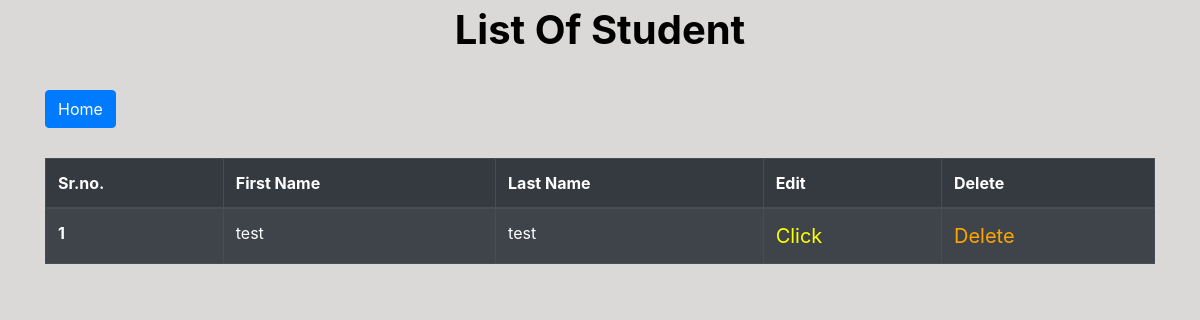
/student_list, run on an earlier commit of the app's database.
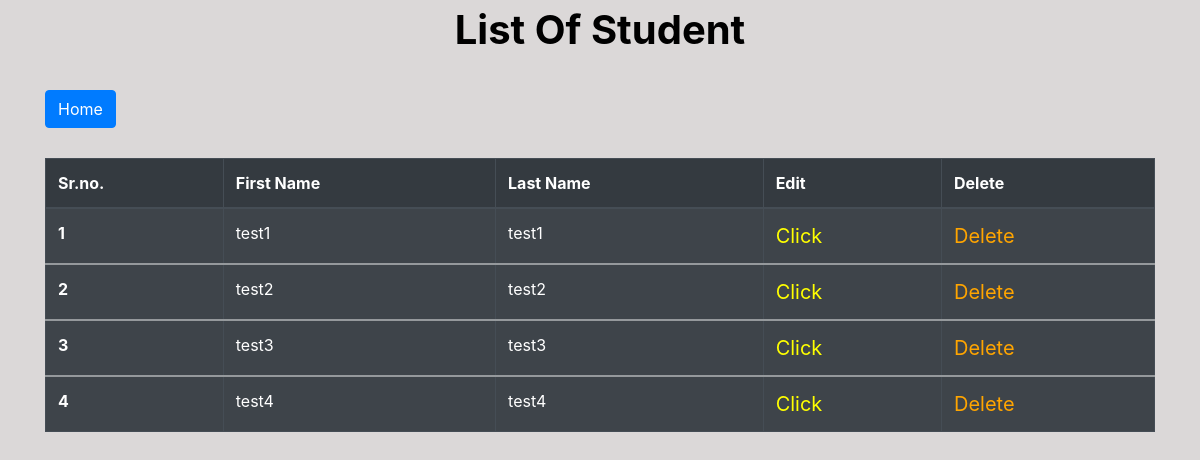
And on a later commit of the database.
### app/models.py (models this page shows, shortened)
class Student(models.Model):
    first_name = models.CharField(max_length=50)
    last_name = models.CharField(max_length=50)

### app/views.py (the view)
# urls.py: path("student_list", views.StudentList.as_view(), name="student_list"),
class StudentList(ListView):
    model = Student
    template_name = "app/student_list.html"
    def get_context_data(self, **kwargs):
        context = super().get_context_data(**kwargs)
        return context

### app/templates/app/student_list.html (shortened to what this page needs)
{% extends 'app/base.html' %}
{% block content %}
<legend align="center" class="text"><b> List Of Student </b></legend>
<section class='text-left container'>
  <button href="" class="btn btn-primary" type="submit">
    <a href="{% url 'home' %}" style="color:white;" > Home</a>
  </button>
</section>
<div class="container">
  {% if object_list %}
  <table class="table table-striped table-bordered table-hover table-dark">
      <thead>
          <tr>
              <th scope="col">Sr.no.</th>
              <th scope="col">First Name</th>
              <th scope="col">Last Name</th>
              <th scope="col">Edit</th>
              <th scope="col">Delete</th>
          </tr>
      </thead>
      {% for student in object_list %}
      <tbody>
          <tr>
              <th scope="row">{{forloop.counter}}</th>
              <td>{{student.first_name}}</td>
              <td>{{student.last_name}}</td>
              <td><a href="{% url 'update_student' student.id %}" style = "color:yellow;font-size:20px;" >Click</a></td>
              <td><a href="{% url 'delete_student' student.id %}" style = "color:orange;font-size:20px;">Delete</a></td>
          </tr>
          {% endfor %}
          {% else %}
            <br><br>
              <h1 align='center'> Student Not Found <h1>
          {% endif %}
      </tbody>
  </table>
</div>
{% endblock content %}

What changed in the data, as far as the page shows it:
removed Student: first_name "test", last_name "test"
added Student: first_name "test1", last_name "test1"
added Student: first_name "test2", last_name "test2"
added Student: first_name "test3", last_name "test3"
added Student: first_name "test4", last_name "test4"
